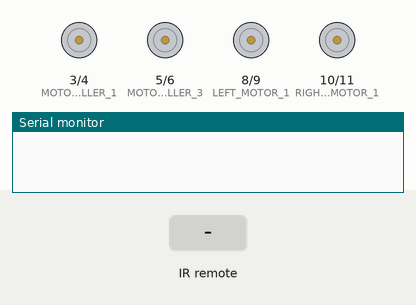
A sketch run on a simulated Arduino Uno, built with avr-gcc and run on an emulated ATmega328P. Shown: motor-driver pin pairs drawn as motors (green arrow = first pin HIGH = forward, orange = second pin HIGH = backward, longer = more drive), the last lines printed to the serial monitor. Inputs (shaded band) come from the test bench.

Above: at 1.2 s.
1.3 s: infrared code 0x5 received
At 1.6 s:
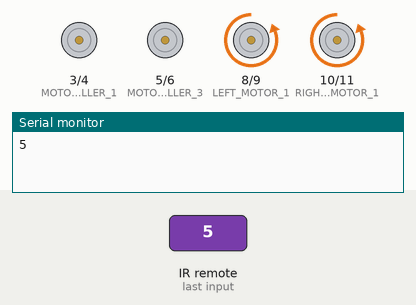
2.8 s: infrared code 0x0 received
At 4.0 s:
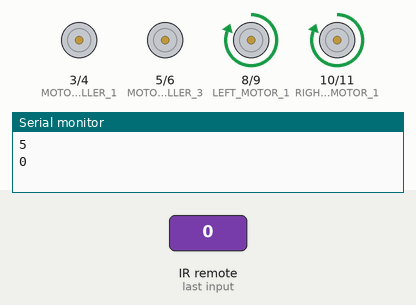
4.3 s: infrared code 0x9 received
At 5.1 s:
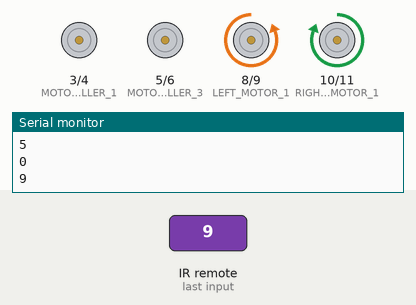
5.8 s: infrared code 0x7 received
At 6.3 s:
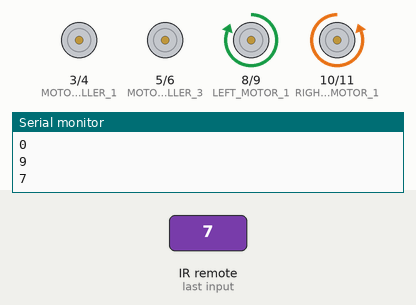
7.3 s: infrared code 0x1B received
At 8.5 s:
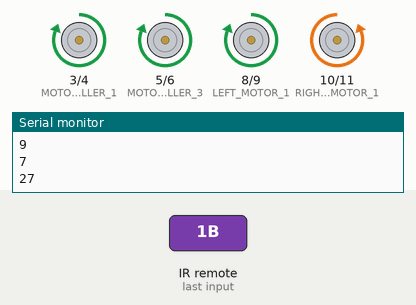
8.8 s: infrared code 0x8 received
At 9.7 s:
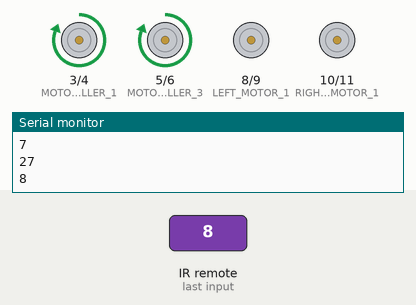
Timing chart, 0 to 11.3 s (numbered marks = the images above; inputs shaded):
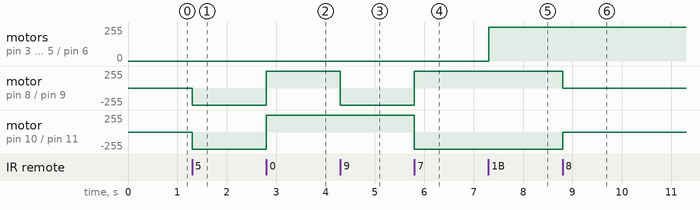

The sketch:

main.ino
```cpp
#include <IRremote.h>
//These are static variables defined to denote
//pin numbers on the arduino map to the motor-controllers
//This is used later used to control the motors to move the device
#define IR_RECEIVE_PIN 2
#define LEFT_MOTOR_1 8
#define LEFT_MOTOR_2 9
#define RIGHT_MOTOR_1 10
#define RIGHT_MOTOR_2 11
#define MOTOR_CONTROLLER_1 3
#define MOTOR_CONTROLLER_2 4
#define MOTOR_CONTROLLER_3 5
#define MOTOR_CONTROLLER_4 6

bool isMoving = false;

//Here we initialize which type of "INPUT" or "OUTPUT"
//to all the pins used on the arduino. Since we are working with
//motors, the arduino sends commands to the motors, thus those pins
//will be OUTPUT pins
void setup() {
  Serial.begin(9600);
  IrReceiver.begin(IR_RECEIVE_PIN);

  pinMode(LEFT_MOTOR_1, OUTPUT);
  pinMode(LEFT_MOTOR_2, OUTPUT);
  pinMode(RIGHT_MOTOR_1, OUTPUT);
  pinMode(RIGHT_MOTOR_2, OUTPUT);

  pinMode(MOTOR_CONTROLLER_1, OUTPUT);
  pinMode(MOTOR_CONTROLLER_2, OUTPUT);
  pinMode(MOTOR_CONTROLLER_3, OUTPUT);
  pinMode(MOTOR_CONTROLLER_4, OUTPUT);
}

void loop() {
  //Checks if the IR sensor reads a input value
  //in other words, did the user press a button
  if (IrReceiver.decode()) {

    //grabs which specific input and converts to an integer
    IrReceiver.resume();
    int move = IrReceiver.decodedIRData.command;
    Serial.println(move);


   //Based on the input number, a specific motor movements
   //will occur
    switch (move) {
      case 5:
        // Move both motors backwards
        digitalWrite(LEFT_MOTOR_1, LOW);
        digitalWrite(LEFT_MOTOR_2, HIGH);
        digitalWrite(RIGHT_MOTOR_1, LOW);
        digitalWrite(RIGHT_MOTOR_2, HIGH);
        break;
      case 0:
        // Move both motors forwards
        digitalWrite(LEFT_MOTOR_1, HIGH);
        digitalWrite(LEFT_MOTOR_2, LOW);
        digitalWrite(RIGHT_MOTOR_1, HIGH);
        digitalWrite(RIGHT_MOTOR_2, LOW);
        break;
      case 9:
        // Move right motor forwards and left backwards (right rotation spin)
        digitalWrite(RIGHT_MOTOR_1, HIGH);
        digitalWrite(RIGHT_MOTOR_2, LOW);
        digitalWrite(LEFT_MOTOR_1, LOW);
        digitalWrite(LEFT_MOTOR_2, HIGH);
        break;
      case 7:
        // Move left motor forwards and right backwords (left rotation spin)
        digitalWrite(LEFT_MOTOR_1, HIGH);
        digitalWrite(LEFT_MOTOR_2, LOW);
        digitalWrite(RIGHT_MOTOR_1, LOW);
        digitalWrite(RIGHT_MOTOR_2, HIGH);
        break;
      case 4:
        //Turn off washers
        digitalWrite(MOTOR_CONTROLLER_1, LOW);
        digitalWrite(MOTOR_CONTROLLER_2, LOW);
        digitalWrite(MOTOR_CONTROLLER_3, LOW);
        digitalWrite(MOTOR_CONTROLLER_4, LOW);
        break;
      case 27:
        //Turn on washers
        digitalWrite(MOTOR_CONTROLLER_1, HIGH);
        digitalWrite(MOTOR_CONTROLLER_2, LOW);
        digitalWrite(MOTOR_CONTROLLER_3, HIGH);
        digitalWrite(MOTOR_CONTROLLER_4, LOW);
        break;
      case 8:
        // Stop all motors
        digitalWrite(LEFT_MOTOR_1, LOW);
        digitalWrite(LEFT_MOTOR_2, LOW);
        digitalWrite(RIGHT_MOTOR_1, LOW);
        digitalWrite(RIGHT_MOTOR_2, LOW);
        isMoving = false;
        break;
    }
  }
}
```

Measured:
- after the input at 1.3 s, motor on pin 8 (LEFT_MOTOR_1) / pin 9 (LEFT_MOTOR_2), motor on pin 10 (RIGHT_MOTOR_1) / pin 11 (RIGHT_MOTOR_2): stopped → backward 255/255 at once
- after the input at 2.8 s, motor on pin 8 (LEFT_MOTOR_1) / pin 9 (LEFT_MOTOR_2), motor on pin 10 (RIGHT_MOTOR_1) / pin 11 (RIGHT_MOTOR_2): backward 255/255 → forward 255/255 at once
- after the input at 4.3 s, motor on pin 8 (LEFT_MOTOR_1) / pin 9 (LEFT_MOTOR_2): forward 255/255 → backward 255/255 at once
- after the input at 5.8 s, motor on pin 8 (LEFT_MOTOR_1) / pin 9 (LEFT_MOTOR_2): backward 255/255 → forward 255/255 at once; motor on pin 10 (RIGHT_MOTOR_1) / pin 11 (RIGHT_MOTOR_2): forward 255/255 → backward 255/255 at once
- after the input at 7.3 s, motor on pin 3 (MOTOR_CONTROLLER_1) / pin 4 (MOTOR_CONTROLLER_2), motor on pin 5 (MOTOR_CONTROLLER_3) / pin 6 (MOTOR_CONTROLLER_4): stopped → forward 255/255 at once
- after the input at 8.8 s, motor on pin 8 (LEFT_MOTOR_1) / pin 9 (LEFT_MOTOR_2): forward 255/255 → stopped at once; motor on pin 10 (RIGHT_MOTOR_1) / pin 11 (RIGHT_MOTOR_2): backward 255/255 → stopped at once
